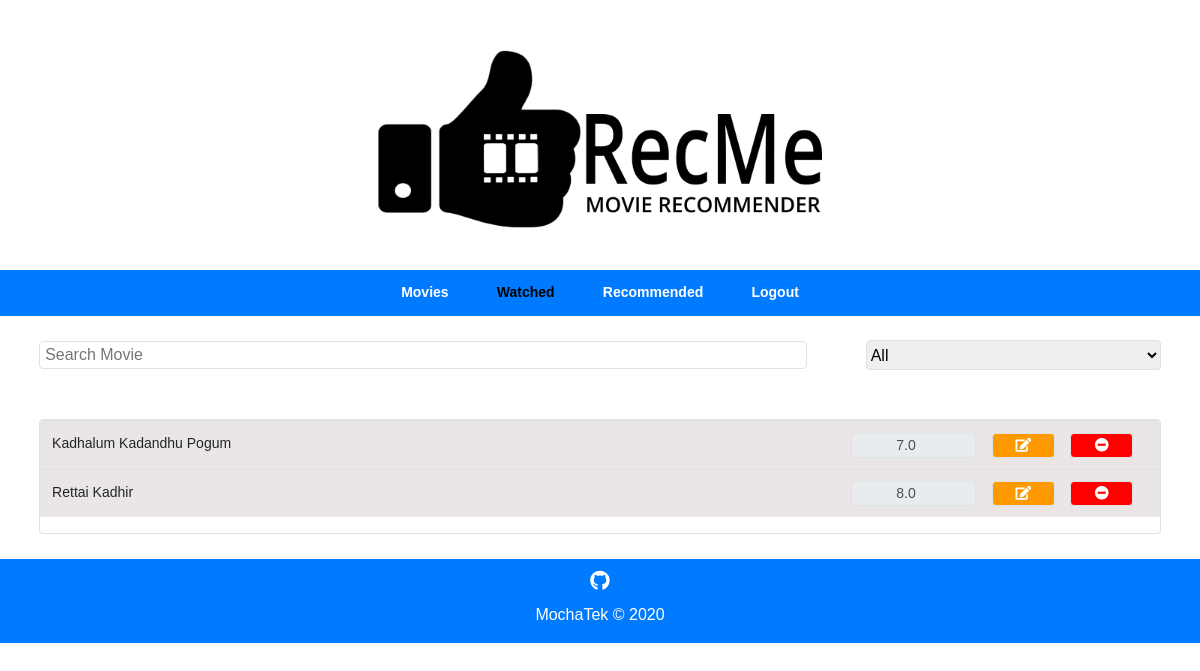
The page /movies/watched (signed in) on the database its author committed.
### movies/models.py (models this page shows)
class Watched(models.Model):
    user = models.ForeignKey(User, on_delete = models.CASCADE)
    movie = models.ForeignKey(Movie, on_delete = models.CASCADE)
    rating = models.FloatField()

class Movie(models.Model):
    movie = models.CharField(max_length = 60)
    year = models.IntegerField()
    action = models.IntegerField()
    adventure = models.IntegerField()
    anthology = models.IntegerField()
    biographical = models.IntegerField()
    campus = models.IntegerField()
    children = models.IntegerField()
    comedy = models.IntegerField()
    crime = models.IntegerField()
    drama = models.IntegerField()
    family = models.IntegerField()
    fantasy = models.IntegerField()
    fiction = models.IntegerField()
    heist = models.IntegerField()
    historical = models.IntegerField()
    horror = models.IntegerField()
    masala = models.IntegerField()
    music = models.IntegerField()
    mystery = models.IntegerField()
    patriotism = models.IntegerField()
    period = models.IntegerField()
    political = models.IntegerField()
    psychological = models.IntegerField()
    revenge = models.IntegerField()
    road = models.IntegerField()
    romantic = models.IntegerField()
    satire = models.IntegerField()
    social = models.IntegerField()
    sport = models.IntegerField()
    suspense = models.IntegerField()
    thriller = models.IntegerField()
    malayalam = models.IntegerField()
    tamil = models.IntegerField()
    def __str__(self):
        return self.movie

### movies/views.py (the view, shortened to what this page needs)
# urls.py: path('watched', views.watched, name = 'watched'),
@login_required
def watched(request):
        if request.method == 'GET':
                watched = Watched.objects.filter(user = request.user.id).select_related()
                context = {'watched':watched}
                return render(request, 'movies/watched.html', context)

### templates/movies/watched.html (shortened to what this page needs)
{% load static %}
<!DOCTYPE html>
<html>
<head>
    <link rel="stylesheet" href="https://cdnjs.cloudflare.com/ajax/libs/twitter-bootstrap/4.3.1/css/bootstrap.min.css">
    <link rel="stylesheet" href="https://use.fontawesome.com/releases/v5.7.1/css/all.css">
    <link rel="stylesheet" href="{% static 'movies/assets/css/styles.min.css' %}">
</head>
<body style="font-family: Verdana, Geneva, Tahoma, sans-serif;">
    <div class="row" id="header">
            <div class="col text-center d-sm-flex justify-content-sm-center align-items-sm-center"><img src="{% static 'movies/assets/app_icon.png' %}" width="40%" height="100%"></div>
    </div>
    <div class="row" id="navbar">
            <div class="col d-flex d-sm-flex justify-content-center align-items-center justify-content-sm-center" style="background-color: #007BFF;padding:1%;font-weight: bold;font-size: 14px">
                <a class="text-white" href="{% url 'movies:index' %}">Movies</a>
                <a class="active" href="{% url 'movies:watched' %}" style="padding: 0px;margin-left: 4%;">Watched</a>
                <a class="text-white" href="{% url 'recommend:index' %}" style="padding: 0px;margin-left: 4%;">Recommended</a>
                <a class="text-white" href="{% url 'accounts:logout' %}" style="margin-left: 4%;">Logout</a></div>
        </div>
    <div class="row" id="search_filter">
        <div class="col d-flex d-sm-flex justify-content-center align-items-center justify-content-sm-center align-items-sm-center" style="padding: 2%;"><input class="border rounded" type="text" placeholder="Search Movie"  style="width:65%;padding-left: 5px;" id="search" onkeyup="searchMovie(this.value.toUpperCase())">
            <select class="border rounded d-sm-flex" style="height: 30px;margin-left: 5%;width: 25%;"><option value="All" selected="">All</option></select></div>
    </div>
    <div class="row" id="movie_tbl">
        <div class="col d-flex d-sm-flex justify-content-center align-items-center justify-content-sm-center align-items-sm-center" style="padding: 2%;">
            <div class="table-responsive border rounded" style="width: 95%;">
                <table class="table table-hover">
                    <tbody style="background-color: #ebe6e6;">
                        {% if not watched %}
                        <tr><td align="center" style="color:red;background:pink">Rate movies you have watched in order to view Watch History</td></tr>
                        {% else %}
                        {% for ob in watched %}
                        <tr>
                            <td class="data">{{ ob.movie }}</td>
                            <td style="padding: 1%;">
                            <form class="d-flex d-sm-flex justify-content-center align-items-center justify-content-sm-center align-items-sm-center" style="width: 100%;" method="POST">
                            <input class="border rounded form-control form-control-sm" type="number" style="width: 40%;height: 25px;font-size: 14px;text-align: center" min="1" max="10" step="0.1" readonly id="rate" name="rate" placeholder="Rate" value='{{ ob.rating }}'>
                            <button class="btn btn-primary btn-sm border rounded" type="button"  name="edit" style="width: 20%;margin-left: 5%;padding: 0px;height: 25px;background-color: rgb(255,153,0);" onclick="changeIcon(this, this.parentNode)"><i class="fas fa-edit" ></i></button>
                            <button class="btn btn-primary btn-sm border rounded" type="submit" name="delete" value="delete" style="width: 20%;margin-left: 5%;padding: 0px;height: 25px;background-color: rgb(255,0,0);"><i class="fas fa-minus-circle"></i></button></form>
                            </td>
                        </tr>
                        {% endfor %}
                        {% endif %}
                    </tbody>
                </table>
            </div>
        </div>
    </div>
    <div class="row" style="background-color: #007BFF;height:10%;">
            <div class="col text-center text-white" style="padding:0px;" ><p><i class="fab fa-github" style="font-size: 20px;padding:1%"></i><br>MochaTek © 2020</p></div>
        </div>
</body>
</html>

### templates/movies/watched.html (style rules this page uses)
.data { padding: 1%; width: 70%; font-size: 14px; }
.active { color:black; }

### rows shown on the page
Watched: movie "Kadhalum Kadandhu Pogum", rate "7.0"
Watched: movie "Rettai Kadhir", rate "8.0"
